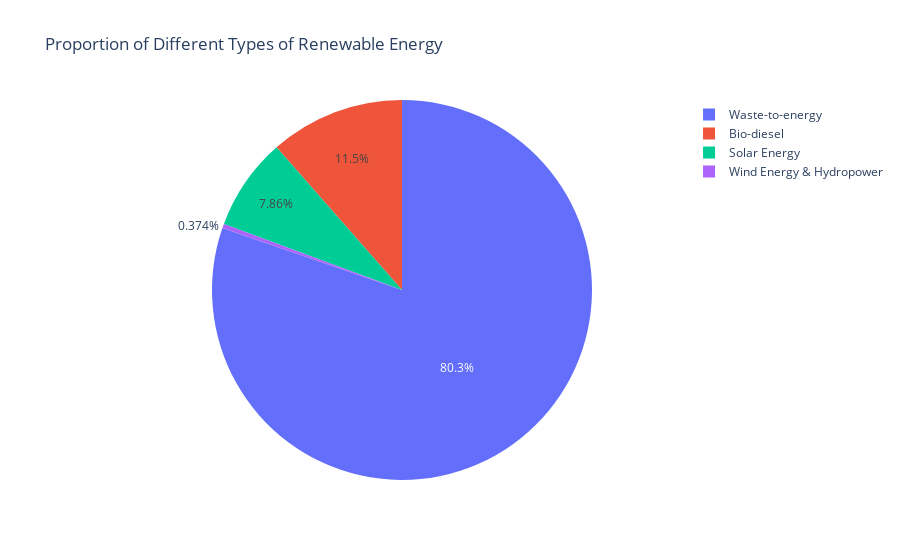

The code cell stored with this chart in its notebook:
### Code cell
# Pie chart for 'Proportion of Different Types of Renewable Energy'
fig = go.Figure(data=[go.Pie(labels=df_energy_renewable['Type of Renewable Energy'].values, values=df_energy_renewable['Renewable Energy (Unit : Terajoule)'].values)])
fig.update_layout(title_text='Proportion of Different Types of Renewable Energy')
fig.show()

### Figure 1 — Plotly figure (JSON) as saved in the notebook; plotly's stock layout.template omitted (floating-point values rounded to 4 significant figures)
{"data": [{"labels": ["Waste-to-energy", "Wind Energy & Hydropower", "Solar Energy", "Bio-diesel"], "type": "pie", "values": [1930, 9, 189, 276]}], "layout": {"title": {"text": "Proportion of Different Types of Renewable Energy"}}}
